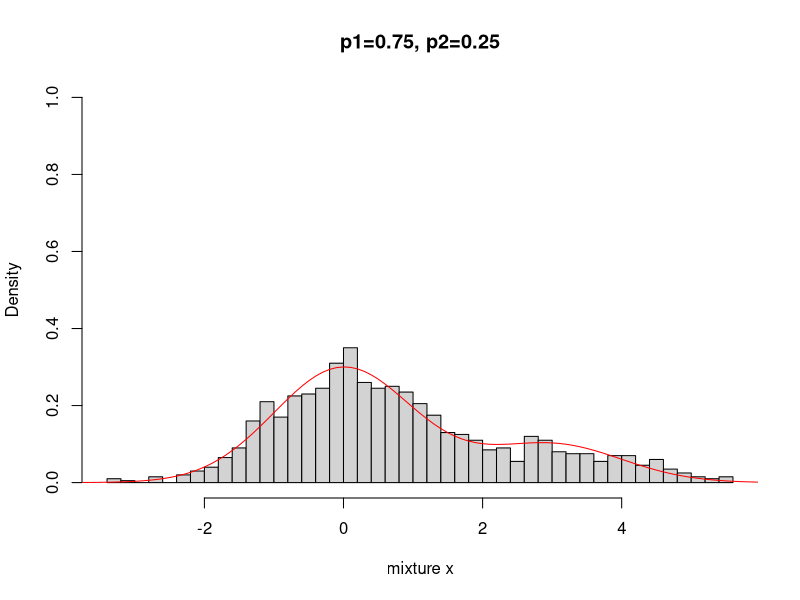

Here is the R script that generated this plot:
n <- 1000
x1 <- rnorm(n,0,1)
x2 <- rnorm(n,3,1)
p1 <- 0.75
p2 <- 1 - p1
# use n data from uniform distribution to construct
# the proportion of each parent distribution.
u <- runif(n)
k <- as.integer(u > p2)
x <- k * x1 + (1-k) * x2
hist(x, prob = T, 
     breaks = 50, 
     xlab = "mixture x",
     ylim = c(0,1),
     main = sprintf("p1=%s, p2=%s", p1, p2))
# using weighted sum of dnorm() to construct true density function
x_true <- seq(-10,10,0.1)
y_true <- p1*dnorm(x_true,0,1) + (1-p1)*dnorm(x_true,3,1)
lines(x_true,y_true,col="red")
#lines(x_range,y_prob, col= "red")